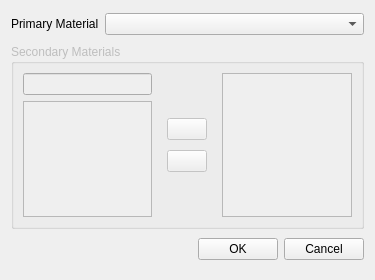
<?xml version="1.0" encoding="UTF-8"?>
<ui version="4.0">
 <class>MaterialsSelectorDialog</class>
 <widget class="QDialog" name="MaterialsSelectorDialog">
  <property name="geometry">
   <rect>
    <x>0</x>
    <y>0</y>
    <width>375</width>
    <height>280</height>
   </rect>
  </property>
  <property name="windowTitle">
   <string>Multiphase Materials</string>
  </property>
  <layout class="QVBoxLayout" name="verticalLayout_3">
   <property name="spacing">
    <number>0</number>
   </property>
   <property name="topMargin">
    <number>4</number>
   </property>
   <item>
    <widget class="QWidget" name="widget_4" native="true">
     <layout class="QFormLayout" name="formLayout">
      <property name="leftMargin">
       <number>0</number>
      </property>
      <property name="rightMargin">
       <number>0</number>
      </property>
      <item row="0" column="0">
       <widget class="QLabel" name="label">
        <property name="text">
         <string>Primary Material</string>
        </property>
       </widget>
      </item>
      <item row="0" column="1">
       <widget class="QComboBox" name="primary"/>
      </item>
     </layout>
    </widget>
   </item>
   <item>
    <widget class="QGroupBox" name="secondariesSelector">
     <property name="enabled">
      <bool>false</bool>
     </property>
     <property name="title">
      <string>Secondary Materials</string>
     </property>
     <layout class="QHBoxLayout" name="horizontalLayout_2">
      <item>
       <widget class="QWidget" name="widget" native="true">
        <layout class="QVBoxLayout" name="verticalLayout">
         <property name="leftMargin">
          <number>0</number>
         </property>
         <property name="topMargin">
          <number>0</number>
         </property>
         <property name="rightMargin">
          <number>0</number>
         </property>
         <property name="bottomMargin">
          <number>0</number>
         </property>
         <item>
          <widget class="QLineEdit" name="filter"/>
         </item>
         <item>
          <widget class="QListWidget" name="list">
           <property name="selectionMode">
            <enum>QAbstractItemView::ExtendedSelection</enum>
           </property>
          </widget>
         </item>
        </layout>
       </widget>
      </item>
      <item>
       <widget class="QWidget" name="widget_2" native="true">
        <layout class="QVBoxLayout" name="verticalLayout_2">
         <property name="spacing">
          <number>10</number>
         </property>
         <item>
          <spacer name="verticalSpacer">
           <property name="orientation">
            <enum>Qt::Vertical</enum>
           </property>
           <property name="sizeHint" stdset="0">
            <size>
             <width>20</width>
             <height>53</height>
            </size>
           </property>
          </spacer>
         </item>
         <item>
          <widget class="QPushButton" name="add">
           <property name="text">
            <string/>
           </property>
           <property name="icon">
            <iconset resource="../../../../resource.qrc">
             <normaloff>:/icons/caret-forward.svg</normaloff>:/icons/caret-forward.svg</iconset>
           </property>
          </widget>
         </item>
         <item>
          <widget class="QPushButton" name="remove">
           <property name="text">
            <string/>
           </property>
           <property name="icon">
            <iconset resource="../../../../resource.qrc">
             <normaloff>:/icons/caret-back.svg</normaloff>:/icons/caret-back.svg</iconset>
           </property>
          </widget>
         </item>
         <item>
          <spacer name="verticalSpacer_2">
           <property name="orientation">
            <enum>Qt::Vertical</enum>
           </property>
           <property name="sizeHint" stdset="0">
            <size>
             <width>20</width>
             <height>53</height>
            </size>
           </property>
          </spacer>
         </item>
        </layout>
       </widget>
      </item>
      <item>
       <widget class="QListWidget" name="secondaries">
        <property name="selectionMode">
         <enum>QAbstractItemView::ExtendedSelection</enum>
        </property>
       </widget>
      </item>
     </layout>
    </widget>
   </item>
   <item>
    <widget class="QWidget" name="widget_5" native="true">
     <layout class="QHBoxLayout" name="horizontalLayout_4">
      <property name="rightMargin">
       <number>0</number>
      </property>
      <item>
       <spacer name="horizontalSpacer_3">
        <property name="orientation">
         <enum>Qt::Horizontal</enum>
        </property>
        <property name="sizeHint" stdset="0">
         <size>
          <width>208</width>
          <height>20</height>
         </size>
        </property>
       </spacer>
      </item>
      <item>
       <widget class="QPushButton" name="ok">
        <property name="text">
         <string>OK</string>
        </property>
       </widget>
      </item>
      <item>
       <widget class="QPushButton" name="cancel">
        <property name="text">
         <string>Cancel</string>
        </property>
       </widget>
      </item>
     </layout>
    </widget>
   </item>
  </layout>
 </widget>
 <resources>
  <include location="../../../../resource.qrc"/>
 </resources>
 <connections>
  <connection>
   <sender>cancel</sender>
   <signal>clicked()</signal>
   <receiver>MaterialsSelectorDialog</receiver>
   <slot>reject()</slot>
   <hints>
    <hint type="sourcelabel">
     <x>990</x>
     <y>741</y>
    </hint>
    <hint type="destinationlabel">
     <x>187</x>
     <y>139</y>
    </hint>
   </hints>
  </connection>
 </connections>
</ui>
